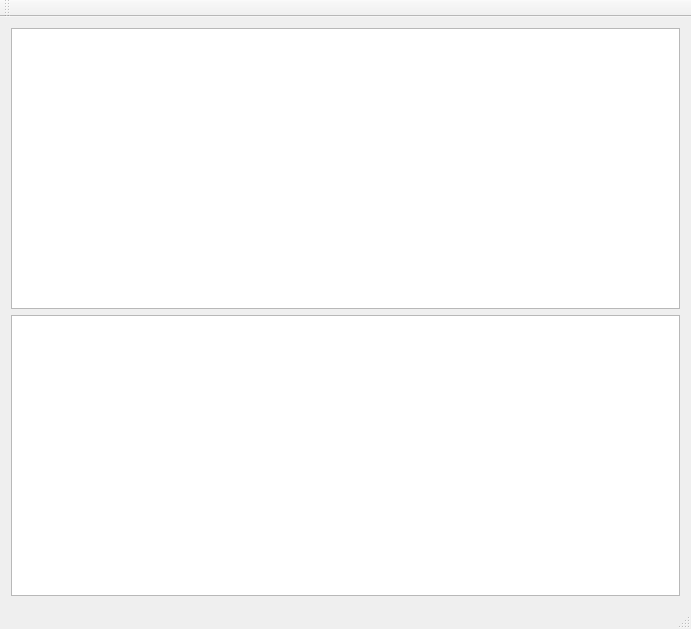
<?xml version="1.0" encoding="UTF-8"?>
<ui version="4.0">
 <class>MainWindow</class>
 <widget class="QMainWindow" name="MainWindow">
  <property name="geometry">
   <rect>
    <x>0</x>
    <y>0</y>
    <width>691</width>
    <height>629</height>
   </rect>
  </property>
  <property name="windowTitle">
   <string>MainWindow</string>
  </property>
  <widget class="QWidget" name="centralWidget">
   <layout class="QGridLayout" name="gridLayout_2">
    <item row="0" column="0">
     <layout class="QGridLayout" name="gridLayout">
      <item row="0" column="0">
       <widget class="QTextEdit" name="textEdit_src"/>
      </item>
      <item row="1" column="0">
       <widget class="QTextEdit" name="textEdit_dst"/>
      </item>
     </layout>
    </item>
   </layout>
  </widget>
  <widget class="QMenuBar" name="menuBar">
   <property name="geometry">
    <rect>
     <x>0</x>
     <y>0</y>
     <width>691</width>
     <height>25</height>
    </rect>
   </property>
  </widget>
  <widget class="QToolBar" name="mainToolBar">
   <attribute name="toolBarArea">
    <enum>TopToolBarArea</enum>
   </attribute>
   <attribute name="toolBarBreak">
    <bool>false</bool>
   </attribute>
  </widget>
  <widget class="QStatusBar" name="statusBar"/>
 </widget>
 <layoutdefault spacing="6" margin="11"/>
 <resources/>
 <connections/>
</ui>
